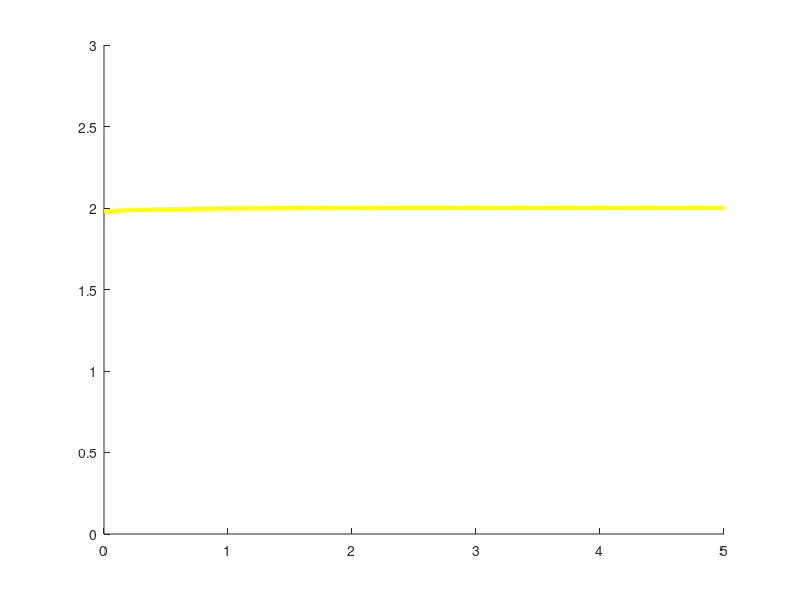

Write the MATLAB code that produced this figure. (Note: this script raises an error after producing the figure.)
clear all, close all, clc
n=50;
t=linspace(0,10,n);
y_0=100;
a=2;
b=1;

for i = 1:n
    y(i)=(a*y_0*exp(a*t(i)))/(1+b*y_0*exp(a*t(i)));
    %yy(i)=50-1.2*x(i);
    %yyy(i)=50-0.8*x(i);
end

hold on
plot(t,y,'y','LineWidth',3)

%plot(x,yy,'m','LineWidth',3)
%plot(x,yyy,'m','LineWidth',3)
%plot(x_biru,y_biru,'b*','LineWidth',3)
%lot(x_hijau,y_hijau,'g*','LineWidth',3)
%plot(40,30,'g*','LineWidth',3)
%plot(20,15,'b*','LineWidth',3)
%plot(40,12,'g*','LineWidth',3)
%plot(-1,-2,'ko','MarkerSize',8,LineWidth=2)

xlim([0 5])
ylim([0 3])

xline(0)
yline(0)
